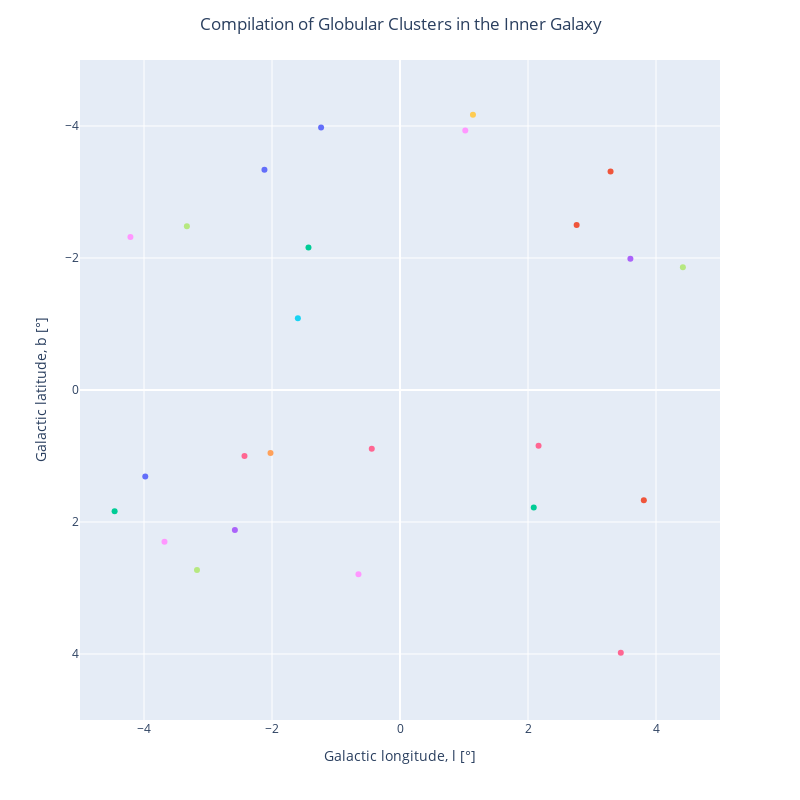

The code cell stored with this chart in its notebook:
### Markdown cell above
#### Compilation of Globular Clusters in the Inner Galaxy (Plotly Express Visualization)

### Code cell
fig = px.scatter(ig_clusters, x=gal_l_transform, y='Gal_b_deg', color='Cluster_Name', 
                 hover_name=ig_clusters.Cluster_Name).update_layout(xaxis_title="Galactic longitude, l [°]",
                                                                    yaxis_title="Galactic latitude, b [°]", showlegend=False)
fig.update_traces(hovertemplate='<br>l</b>: %{x:.2f}'+ '<br>b</b>: %{y:.2f}')
fig.update_yaxes(range=[5, -5])
fig.update_xaxes(range=[-5, 5])
fig.update_layout(title_text='Compilation of Globular Clusters in the Inner Galaxy', title_x=0.25, 
               autosize=False, width=800, height=800)
fig.show()

### Figure 1 — Plotly figure (JSON) as saved in the notebook; plotly's stock layout.template omitted (floating-point values rounded to 4 significant figures)
{"data": [{"hovertemplate": "<br>l</b>: %{x:.2f}<br>b</b>: %{y:.2f}", "hovertext": ["BH_261"], "legendgroup": "BH_261", "marker": {"color": "#636efa", "symbol": "circle"}, "mode": "markers", "name": "BH_261", "orientation": "v", "showlegend": true, "type": "scatter", "x": [3.36], "xaxis": "x", "y": [-5.27], "yaxis": "y"}, {"hovertemplate": "<br>l</b>: %{x:.2f}<br>b</b>: %{y:.2f}", "hovertext": ["Camargo_1102"], "legendgroup": "Camargo_1102", "marker": {"color": "#EF553B", "symbol": "circle"}, "mode": "markers", "name": "Camargo_1102", "orientation": "v", "showlegend": true, "type": "scatter", "x": [-0.855], "xaxis": "x", "y": [5.734], "yaxis": "y"}, {"hovertemplate": "<br>l</b>: %{x:.2f}<br>b</b>: %{y:.2f}", "hovertext": ["Camargo_1103"], "legendgroup": "Camargo_1103", "marker": {"color": "#00cc96", "symbol": "circle"}, "mode": "markers", "name": "Camargo_1103", "orientation": "v", "showlegend": true, "type": "scatter", "x": [5.604], "xaxis": "x", "y": [-2.121], "yaxis": "y"}, {"hovertemplate": "<br>l</b>: %{x:.2f}<br>b</b>: %{y:.2f}", "hovertext": ["Camargo_1104"], "legendgroup": "Camargo_1104", "marker": {"color": "#ab63fa", "symbol": "circle"}, "mode": "markers", "name": "Camargo_1104", "orientation": "v", "showlegend": true, "type": "scatter", "x": [5.621], "xaxis": "x", "y": [-1.778], "yaxis": "y"}, {"hovertemplate": "<br>l</b>: %{x:.2f}<br>b</b>: %{y:.2f}", "hovertext": ["Camargo_1107"], "legendgroup": "Camargo_1107", "marker": {"color": "#FFA15A", "symbol": "circle"}, "mode": "markers", "name": "Camargo_1107", "orientation": "v", "showlegend": true, "type": "scatter", "x": [-2.023], "xaxis": "x", "y": [0.956], "yaxis": "y"}, {"hovertemplate": "<br>l</b>: %{x:.2f}<br>b</b>: %{y:.2f}", "hovertext": ["Camargo_1108"], "legendgroup": "Camargo_1108", "marker": {"color": "#19d3f3", "symbol": "circle"}, "mode": "markers", "name": "Camargo_1108", "orientation": "v", "showlegend": true, "type": "scatter", "x": [-1.596], "xaxis": "x", "y": [-1.087], "yaxis": "y"}, {"hovertemplate": "<br>l</b>: %{x:.2f}<br>b</b>: %{y:.2f}", "hovertext": ["Camargo_1109"], "legendgroup": "Camargo_1109", "marker": {"color": "#FF6692", "symbol": "circle"}, "mode": "markers", "name": "Camargo_1109", "orientation": "v", "showlegend": true, "type": "scatter", "x": [2.165], "xaxis": "x", "y": [0.844], "yaxis": "y"}, {"hovertemplate": "<br>l</b>: %{x:.2f}<br>b</b>: %{y:.2f}", "hovertext": ["Djorg_1"], "legendgroup": "Djorg_1", "marker": {"color": "#B6E880", "symbol": "circle"}, "mode": "markers", "name": "Djorg_1", "orientation": "v", "showlegend": true, "type": "scatter", "x": [-3.33], "xaxis": "x", "y": [-2.48], "yaxis": "y"}, {"hovertemplate": "<br>l</b>: %{x:.2f}<br>b</b>: %{y:.2f}", "hovertext": ["ESO393-12"], "legendgroup": "ESO393-12", "marker": {"color": "#FF97FF", "symbol": "circle"}, "mode": "markers", "name": "ESO393-12", "orientation": "v", "showlegend": true, "type": "scatter", "x": [-6.486], "xaxis": "x", "y": [-2.284], "yaxis": "y"}, {"hovertemplate": "<br>l</b>: %{x:.2f}<br>b</b>: %{y:.2f}", "hovertext": ["ESO452-SC11"], "legendgroup": "ESO452-SC11", "marker": {"color": "#FECB52", "symbol": "circle"}, "mode": "markers", "name": "ESO452-SC11", "orientation": "v", "showlegend": true, "type": "scatter", "x": [-8.09], "xaxis": "x", "y": [12.1], "yaxis": "y"}, {"hovertemplate": "<br>l</b>: %{x:.2f}<br>b</b>: %{y:.2f}", "hovertext": ["ESO456-09"], "legendgroup": "ESO456-09", "marker": {"color": "#636efa", "symbol": "circle"}, "mode": "markers", "name": "ESO456-09", "orientation": "v", "showlegend": true, "type": "scatter", "x": [-2.118], "xaxis": "x", "y": [-3.339], "yaxis": "y"}, {"hovertemplate": "<br>l</b>: %{x:.2f}<br>b</b>: %{y:.2f}", "hovertext": ["ESO456-SC38"], "legendgroup": "ESO456-SC38", "marker": {"color": "#EF553B", "symbol": "circle"}, "mode": "markers", "name": "ESO456-SC38", "orientation": "v", "showlegend": true, "type": "scatter", "x": [2.76], "xaxis": "x", "y": [-2.5], "yaxis": "y"}, {"hovertemplate": "<br>l</b>: %{x:.2f}<br>b</b>: %{y:.2f}", "hovertext": ["FSR0009"], "legendgroup": "FSR0009", "marker": {"color": "#00cc96", "symbol": "circle"}, "mode": "markers", "name": "FSR0009", "orientation": "v", "showlegend": true, "type": "scatter", "x": [1.855], "xaxis": "x", "y": [-9.529], "yaxis": "y"}, {"hovertemplate": "<br>l</b>: %{x:.2f}<br>b</b>: %{y:.2f}", "hovertext": ["FSR019"], "legendgroup": "FSR019", "marker": {"color": "#ab63fa", "symbol": "circle"}, "mode": "markers", "name": "FSR019", "orientation": "v", "showlegend": true, "type": "scatter", "x": [5.499], "xaxis": "x", "y": [6.071], "yaxis": "y"}, {"hovertemplate": "<br>l</b>: %{x:.2f}<br>b</b>: %{y:.2f}", "hovertext": ["FSR025"], "legendgroup": "FSR025", "marker": {"color": "#FFA15A", "symbol": "circle"}, "mode": "markers", "name": "FSR025", "orientation": "v", "showlegend": true, "type": "scatter", "x": [7.534], "xaxis": "x", "y": [5.649], "yaxis": "y"}, {"hovertemplate": "<br>l</b>: %{x:.2f}<br>b</b>: %{y:.2f}", "hovertext": ["FSR1758"], "legendgroup": "FSR1758", "marker": {"color": "#19d3f3", "symbol": "circle"}, "mode": "markers", "name": "FSR1758", "orientation": "v", "showlegend": true, "type": "scatter", "x": [-10.78], "xaxis": "x", "y": [-3.292], "yaxis": "y"}, {"hovertemplate": "<br>l</b>: %{x:.2f}<br>b</b>: %{y:.2f}", "hovertext": ["FSR1767"], "legendgroup": "FSR1767", "marker": {"color": "#FF6692", "symbol": "circle"}, "mode": "markers", "name": "FSR1767", "orientation": "v", "showlegend": true, "type": "scatter", "x": [-7.399], "xaxis": "x", "y": [-2.166], "yaxis": "y"}, {"hovertemplate": "<br>l</b>: %{x:.2f}<br>b</b>: %{y:.2f}", "hovertext": ["FSR1775"], "legendgroup": "FSR1775", "marker": {"color": "#B6E880", "symbol": "circle"}, "mode": "markers", "name": "FSR1775", "orientation": "v", "showlegend": true, "type": "scatter", "x": [-5.454], "xaxis": "x", "y": [-5.779], "yaxis": "y"}, {"hovertemplate": "<br>l</b>: %{x:.2f}<br>b</b>: %{y:.2f}", "hovertext": ["FSR1776"], "legendgroup": "FSR1776", "marker": {"color": "#FF97FF", "symbol": "circle"}, "mode": "markers", "name": "FSR1776", "orientation": "v", "showlegend": true, "type": "scatter", "x": [-5.28], "xaxis": "x", "y": [-5.249], "yaxis": "y"}, {"hovertemplate": "<br>l</b>: %{x:.2f}<br>b</b>: %{y:.2f}", "hovertext": ["Glimpse_C02"], "legendgroup": "Glimpse_C02", "marker": {"color": "#FECB52", "symbol": "circle"}, "mode": "markers", "name": "Glimpse_C02", "orientation": "v", "showlegend": true, "type": "scatter", "x": [14.13], "xaxis": "x", "y": [-0.64], "yaxis": "y"}, {"hovertemplate": "<br>l</b>: %{x:.2f}<br>b</b>: %{y:.2f}", "hovertext": ["Gran_1"], "legendgroup": "Gran_1", "marker": {"color": "#636efa", "symbol": "circle"}, "mode": "markers", "name": "Gran_1", "orientation": "v", "showlegend": true, "type": "scatter", "x": [-1.233], "xaxis": "x", "y": [-3.977], "yaxis": "y"}, {"hovertemplate": "<br>l</b>: %{x:.2f}<br>b</b>: %{y:.2f}", "hovertext": ["Gran_3"], "legendgroup": "Gran_3", "marker": {"color": "#EF553B", "symbol": "circle"}, "mode": "markers", "name": "Gran_3", "orientation": "v", "showlegend": true, "type": "scatter", "x": [-10.24], "xaxis": "x", "y": [3.424], "yaxis": "y"}, {"hovertemplate": "<br>l</b>: %{x:.2f}<br>b</b>: %{y:.2f}", "hovertext": ["Gran_5"], "legendgroup": "Gran_5", "marker": {"color": "#00cc96", "symbol": "circle"}, "mode": "markers", "name": "Gran_5", "orientation": "v", "showlegend": true, "type": "scatter", "x": [-4.459], "xaxis": "x", "y": [1.838], "yaxis": "y"}, {"hovertemplate": "<br>l</b>: %{x:.2f}<br>b</b>: %{y:.2f}", "hovertext": ["HP_1"], "legendgroup": "HP_1", "marker": {"color": "#ab63fa", "symbol": "circle"}, "mode": "markers", "name": "HP_1", "orientation": "v", "showlegend": true, "type": "scatter", "x": [-2.58], "xaxis": "x", "y": [2.12], "yaxis": "y"}, {"hovertemplate": "<br>l</b>: %{x:.2f}<br>b</b>: %{y:.2f}", "hovertext": ["Kronberger_49"], "legendgroup": "Kronberger_49", "marker": {"color": "#FFA15A", "symbol": "circle"}, "mode": "markers", "name": "Kronberger_49", "orientation": "v", "showlegend": true, "type": "scatter", "x": [7.627], "xaxis": "x", "y": [-2.012], "yaxis": "y"}, {"hovertemplate": "<br>l</b>: %{x:.2f}<br>b</b>: %{y:.2f}", "hovertext": ["Liller_1"], "legendgroup": "Liller_1", "marker": {"color": "#19d3f3", "symbol": "circle"}, "mode": "markers", "name": "Liller_1", "orientation": "v", "showlegend": true, "type": "scatter", "x": [-5.16], "xaxis": "x", "y": [-0.16], "yaxis": "y"}, {"hovertemplate": "<br>l</b>: %{x:.2f}<br>b</b>: %{y:.2f}", "hovertext": ["Mercer_5"], "legendgroup": "Mercer_5", "marker": {"color": "#FF6692", "symbol": "circle"}, "mode": "markers", "name": "Mercer_5", "orientation": "v", "showlegend": true, "type": "scatter", "x": [17.59], "xaxis": "x", "y": [-0.86], "yaxis": "y"}, {"hovertemplate": "<br>l</b>: %{x:.2f}<br>b</b>: %{y:.2f}", "hovertext": ["Minni_22"], "legendgroup": "Minni_22", "marker": {"color": "#B6E880", "symbol": "circle"}, "mode": "markers", "name": "Minni_22", "orientation": "v", "showlegend": true, "type": "scatter", "x": [-3.172], "xaxis": "x", "y": [2.729], "yaxis": "y"}, {"hovertemplate": "<br>l</b>: %{x:.2f}<br>b</b>: %{y:.2f}", "hovertext": ["Minni_48"], "legendgroup": "Minni_48", "marker": {"color": "#FF97FF", "symbol": "circle"}, "mode": "markers", "name": "Minni_48", "orientation": "v", "showlegend": true, "type": "scatter", "x": [-0.649], "xaxis": "x", "y": [2.79], "yaxis": "y"}, {"hovertemplate": "<br>l</b>: %{x:.2f}<br>b</b>: %{y:.2f}", "hovertext": ["NGC_6256"], "legendgroup": "NGC_6256", "marker": {"color": "#FECB52", "symbol": "circle"}, "mode": "markers", "name": "NGC_6256", "orientation": "v", "showlegend": true, "type": "scatter", "x": [-12.21], "xaxis": "x", "y": [3.31], "yaxis": "y"}, {"hovertemplate": "<br>l</b>: %{x:.2f}<br>b</b>: %{y:.2f}", "hovertext": ["NGC_6266"], "legendgroup": "NGC_6266", "marker": {"color": "#636efa", "symbol": "circle"}, "mode": "markers", "name": "NGC_6266", "orientation": "v", "showlegend": true, "type": "scatter", "x": [-6.42], "xaxis": "x", "y": [7.32], "yaxis": "y"}, {"hovertemplate": "<br>l</b>: %{x:.2f}<br>b</b>: %{y:.2f}", "hovertext": ["NGC_6304"], "legendgroup": "NGC_6304", "marker": {"color": "#EF553B", "symbol": "circle"}, "mode": "markers", "name": "NGC_6304", "orientation": "v", "showlegend": true, "type": "scatter", "x": [-4.17], "xaxis": "x", "y": [5.38], "yaxis": "y"}, {"hovertemplate": "<br>l</b>: %{x:.2f}<br>b</b>: %{y:.2f}", "hovertext": ["NGC_6316"], "legendgroup": "NGC_6316", "marker": {"color": "#00cc96", "symbol": "circle"}, "mode": "markers", "name": "NGC_6316", "orientation": "v", "showlegend": true, "type": "scatter", "x": [-2.82], "xaxis": "x", "y": [5.76], "yaxis": "y"}, {"hovertemplate": "<br>l</b>: %{x:.2f}<br>b</b>: %{y:.2f}", "hovertext": ["NGC_6325"], "legendgroup": "NGC_6325", "marker": {"color": "#ab63fa", "symbol": "circle"}, "mode": "markers", "name": "NGC_6325", "orientation": "v", "showlegend": true, "type": "scatter", "x": [0.97], "xaxis": "x", "y": [8], "yaxis": "y"}, {"hovertemplate": "<br>l</b>: %{x:.2f}<br>b</b>: %{y:.2f}", "hovertext": ["NGC_6342"], "legendgroup": "NGC_6342", "marker": {"color": "#FFA15A", "symbol": "circle"}, "mode": "markers", "name": "NGC_6342", "orientation": "v", "showlegend": true, "type": "scatter", "x": [4.9], "xaxis": "x", "y": [9.73], "yaxis": "y"}, {"hovertemplate": "<br>l</b>: %{x:.2f}<br>b</b>: %{y:.2f}", "hovertext": ["NGC_6355"], "legendgroup": "NGC_6355", "marker": {"color": "#19d3f3", "symbol": "circle"}, "mode": "markers", "name": "NGC_6355", "orientation": "v", "showlegend": true, "type": "scatter", "x": [-0.42], "xaxis": "x", "y": [5.43], "yaxis": "y"}, {"hovertemplate": "<br>l</b>: %{x:.2f}<br>b</b>: %{y:.2f}", "hovertext": ["NGC_6401"], "legendgroup": "NGC_6401", "marker": {"color": "#FF6692", "symbol": "circle"}, "mode": "markers", "name": "NGC_6401", "orientation": "v", "showlegend": true, "type": "scatter", "x": [3.45], "xaxis": "x", "y": [3.98], "yaxis": "y"}, {"hovertemplate": "<br>l</b>: %{x:.2f}<br>b</b>: %{y:.2f}", "hovertext": ["NGC_6440"], "legendgroup": "NGC_6440", "marker": {"color": "#B6E880", "symbol": "circle"}, "mode": "markers", "name": "NGC_6440", "orientation": "v", "showlegend": true, "type": "scatter", "x": [7.73], "xaxis": "x", "y": [3.8], "yaxis": "y"}, {"hovertemplate": "<br>l</b>: %{x:.2f}<br>b</b>: %{y:.2f}", "hovertext": ["NGC_6522"], "legendgroup": "NGC_6522", "marker": {"color": "#FF97FF", "symbol": "circle"}, "mode": "markers", "name": "NGC_6522", "orientation": "v", "showlegend": true, "type": "scatter", "x": [1.02], "xaxis": "x", "y": [-3.93], "yaxis": "y"}, {"hovertemplate": "<br>l</b>: %{x:.2f}<br>b</b>: %{y:.2f}", "hovertext": ["NGC_6528"], "legendgroup": "NGC_6528", "marker": {"color": "#FECB52", "symbol": "circle"}, "mode": "markers", "name": "NGC_6528", "orientation": "v", "showlegend": true, "type": "scatter", "x": [1.14], "xaxis": "x", "y": [-4.17], "yaxis": "y"}, {"hovertemplate": "<br>l</b>: %{x:.2f}<br>b</b>: %{y:.2f}", "hovertext": ["NGC_6539"], "legendgroup": "NGC_6539", "marker": {"color": "#636efa", "symbol": "circle"}, "mode": "markers", "name": "NGC_6539", "orientation": "v", "showlegend": true, "type": "scatter", "x": [20.8], "xaxis": "x", "y": [6.78], "yaxis": "y"}, {"hovertemplate": "<br>l</b>: %{x:.2f}<br>b</b>: %{y:.2f}", "hovertext": ["NGC_6540"], "legendgroup": "NGC_6540", "marker": {"color": "#EF553B", "symbol": "circle"}, "mode": "markers", "name": "NGC_6540", "orientation": "v", "showlegend": true, "type": "scatter", "x": [3.29], "xaxis": "x", "y": [-3.31], "yaxis": "y"}, {"hovertemplate": "<br>l</b>: %{x:.2f}<br>b</b>: %{y:.2f}", "hovertext": ["NGC_6553"], "legendgroup": "NGC_6553", "marker": {"color": "#00cc96", "symbol": "circle"}, "mode": "markers", "name": "NGC_6553", "orientation": "v", "showlegend": true, "type": "scatter", "x": [5.25], "xaxis": "x", "y": [-3.02], "yaxis": "y"}, {"hovertemplate": "<br>l</b>: %{x:.2f}<br>b</b>: %{y:.2f}", "hovertext": ["NGC_6558"], "legendgroup": "NGC_6558", "marker": {"color": "#ab63fa", "symbol": "circle"}, "mode": "markers", "name": "NGC_6558", "orientation": "v", "showlegend": true, "type": "scatter", "x": [0.2], "xaxis": "x", "y": [-6.03], "yaxis": "y"}, {"hovertemplate": "<br>l</b>: %{x:.2f}<br>b</b>: %{y:.2f}", "hovertext": ["NGC_6624"], "legendgroup": "NGC_6624", "marker": {"color": "#FFA15A", "symbol": "circle"}, "mode": "markers", "name": "NGC_6624", "orientation": "v", "showlegend": true, "type": "scatter", "x": [2.79], "xaxis": "x", "y": [-7.91], "yaxis": "y"}, {"hovertemplate": "<br>l</b>: %{x:.2f}<br>b</b>: %{y:.2f}", "hovertext": ["NGC_6626"], "legendgroup": "NGC_6626", "marker": {"color": "#19d3f3", "symbol": "circle"}, "mode": "markers", "name": "NGC_6626", "orientation": "v", "showlegend": true, "type": "scatter", "x": [7.8], "xaxis": "x", "y": [-5.58], "yaxis": "y"}, {"hovertemplate": "<br>l</b>: %{x:.2f}<br>b</b>: %{y:.2f}", "hovertext": ["NGC_6637"], "legendgroup": "NGC_6637", "marker": {"color": "#FF6692", "symbol": "circle"}, "mode": "markers", "name": "NGC_6637", "orientation": "v", "showlegend": true, "type": "scatter", "x": [1.72], "xaxis": "x", "y": [-10.27], "yaxis": "y"}, {"hovertemplate": "<br>l</b>: %{x:.2f}<br>b</b>: %{y:.2f}", "hovertext": ["NGC_6638"], "legendgroup": "NGC_6638", "marker": {"color": "#B6E880", "symbol": "circle"}, "mode": "markers", "name": "NGC_6638", "orientation": "v", "showlegend": true, "type": "scatter", "x": [7.9], "xaxis": "x", "y": [-7.15], "yaxis": "y"}, {"hovertemplate": "<br>l</b>: %{x:.2f}<br>b</b>: %{y:.2f}", "hovertext": ["NGC_6642"], "legendgroup": "NGC_6642", "marker": {"color": "#FF97FF", "symbol": "circle"}, "mode": "markers", "name": "NGC_6642", "orientation": "v", "showlegend": true, "type": "scatter", "x": [9.81], "xaxis": "x", "y": [-6.44], "yaxis": "y"}, {"hovertemplate": "<br>l</b>: %{x:.2f}<br>b</b>: %{y:.2f}", "hovertext": ["NGC_6652"], "legendgroup": "NGC_6652", "marker": {"color": "#FECB52", "symbol": "circle"}, "mode": "markers", "name": "NGC_6652", "orientation": "v", "showlegend": true, "type": "scatter", "x": [1.53], "xaxis": "x", "y": [-11.38], "yaxis": "y"}, {"hovertemplate": "<br>l</b>: %{x:.2f}<br>b</b>: %{y:.2f}", "hovertext": ["NGC_6717"], "legendgroup": "NGC_6717", "marker": {"color": "#636efa", "symbol": "circle"}, "mode": "markers", "name": "NGC_6717", "orientation": "v", "showlegend": true, "type": "scatter", "x": [12.88], "xaxis": "x", "y": [-10.9], "yaxis": "y"}, {"hovertemplate": "<br>l</b>: %{x:.2f}<br>b</b>: %{y:.2f}", "hovertext": ["NGC_6723"], "legendgroup": "NGC_6723", "marker": {"color": "#EF553B", "symbol": "circle"}, "mode": "markers", "name": "NGC_6723", "orientation": "v", "showlegend": true, "type": "scatter", "x": [0.07], "xaxis": "x", "y": [-17.3], "yaxis": "y"}, {"hovertemplate": "<br>l</b>: %{x:.2f}<br>b</b>: %{y:.2f}", "hovertext": ["Palomar_6"], "legendgroup": "Palomar_6", "marker": {"color": "#00cc96", "symbol": "circle"}, "mode": "markers", "name": "Palomar_6", "orientation": "v", "showlegend": true, "type": "scatter", "x": [2.09], "xaxis": "x", "y": [1.78], "yaxis": "y"}, {"hovertemplate": "<br>l</b>: %{x:.2f}<br>b</b>: %{y:.2f}", "hovertext": ["Patchick_126"], "legendgroup": "Patchick_126", "marker": {"color": "#ab63fa", "symbol": "circle"}, "mode": "markers", "name": "Patchick_126", "orientation": "v", "showlegend": true, "type": "scatter", "x": [-19.62], "xaxis": "x", "y": [-3.825], "yaxis": "y"}, {"hovertemplate": "<br>l</b>: %{x:.2f}<br>b</b>: %{y:.2f}", "hovertext": ["Patchick_99"], "legendgroup": "Patchick_99", "marker": {"color": "#FFA15A", "symbol": "circle"}, "mode": "markers", "name": "Patchick_99", "orientation": "v", "showlegend": true, "type": "scatter", "x": [2.488], "xaxis": "x", "y": [-6.145], "yaxis": "y"}, {"hovertemplate": "<br>l</b>: %{x:.2f}<br>b</b>: %{y:.2f}", "hovertext": ["RLGC_2"], "legendgroup": "RLGC_2", "marker": {"color": "#19d3f3", "symbol": "circle"}, "mode": "markers", "name": "RLGC_2", "orientation": "v", "showlegend": true, "type": "scatter", "x": [27.63], "xaxis": "x", "y": [-1.042], "yaxis": "y"}, {"hovertemplate": "<br>l</b>: %{x:.2f}<br>b</b>: %{y:.2f}", "hovertext": ["Terzan_1"], "legendgroup": "Terzan_1", "marker": {"color": "#FF6692", "symbol": "circle"}, "mode": "markers", "name": "Terzan_1", "orientation": "v", "showlegend": true, "type": "scatter", "x": [-2.43], "xaxis": "x", "y": [1], "yaxis": "y"}, {"hovertemplate": "<br>l</b>: %{x:.2f}<br>b</b>: %{y:.2f}", "hovertext": ["Terzan_10"], "legendgroup": "Terzan_10", "marker": {"color": "#B6E880", "symbol": "circle"}, "mode": "markers", "name": "Terzan_10", "orientation": "v", "showlegend": true, "type": "scatter", "x": [4.42], "xaxis": "x", "y": [-1.86], "yaxis": "y"}, {"hovertemplate": "<br>l</b>: %{x:.2f}<br>b</b>: %{y:.2f}", "hovertext": ["Terzan_2"], "legendgroup": "Terzan_2", "marker": {"color": "#FF97FF", "symbol": "circle"}, "mode": "markers", "name": "Terzan_2", "orientation": "v", "showlegend": true, "type": "scatter", "x": [-3.68], "xaxis": "x", "y": [2.3], "yaxis": "y"}, {"hovertemplate": "<br>l</b>: %{x:.2f}<br>b</b>: %{y:.2f}", "hovertext": ["Terzan_3"], "legendgroup": "Terzan_3", "marker": {"color": "#FECB52", "symbol": "circle"}, "mode": "markers", "name": "Terzan_3", "orientation": "v", "showlegend": true, "type": "scatter", "x": [-14.92], "xaxis": "x", "y": [9.19], "yaxis": "y"}, {"hovertemplate": "<br>l</b>: %{x:.2f}<br>b</b>: %{y:.2f}", "hovertext": ["Terzan_4"], "legendgroup": "Terzan_4", "marker": {"color": "#636efa", "symbol": "circle"}, "mode": "markers", "name": "Terzan_4", "orientation": "v", "showlegend": true, "type": "scatter", "x": [-3.98], "xaxis": "x", "y": [1.31], "yaxis": "y"}, {"hovertemplate": "<br>l</b>: %{x:.2f}<br>b</b>: %{y:.2f}", "hovertext": ["Terzan_5"], "legendgroup": "Terzan_5", "marker": {"color": "#EF553B", "symbol": "circle"}, "mode": "markers", "name": "Terzan_5", "orientation": "v", "showlegend": true, "type": "scatter", "x": [3.81], "xaxis": "x", "y": [1.67], "yaxis": "y"}, {"hovertemplate": "<br>l</b>: %{x:.2f}<br>b</b>: %{y:.2f}", "hovertext": ["Terzan_6"], "legendgroup": "Terzan_6", "marker": {"color": "#00cc96", "symbol": "circle"}, "mode": "markers", "name": "Terzan_6", "orientation": "v", "showlegend": true, "type": "scatter", "x": [-1.43], "xaxis": "x", "y": [-2.16], "yaxis": "y"}, {"hovertemplate": "<br>l</b>: %{x:.2f}<br>b</b>: %{y:.2f}", "hovertext": ["Terzan_9"], "legendgroup": "Terzan_9", "marker": {"color": "#ab63fa", "symbol": "circle"}, "mode": "markers", "name": "Terzan_9", "orientation": "v", "showlegend": true, "type": "scatter", "x": [3.6], "xaxis": "x", "y": [-1.99], "yaxis": "y"}, {"hovertemplate": "<br>l</b>: %{x:.2f}<br>b</b>: %{y:.2f}", "hovertext": ["Ton_2"], "legendgroup": "Ton_2", "marker": {"color": "#FFA15A", "symbol": "circle"}, "mode": "markers", "name": "Ton_2", "orientation": "v", "showlegend": true, "type": "scatter", "x": [-9.2], "xaxis": "x", "y": [-3.42], "yaxis": "y"}, {"hovertemplate": "<br>l</b>: %{x:.2f}<br>b</b>: %{y:.2f}", "hovertext": ["UKS_1"], "legendgroup": "UKS_1", "marker": {"color": "#19d3f3", "symbol": "circle"}, "mode": "markers", "name": "UKS_1", "orientation": "v", "showlegend": true, "type": "scatter", "x": [5.125], "xaxis": "x", "y": [-0.764], "yaxis": "y"}, {"hovertemplate": "<br>l</b>: %{x:.2f}<br>b</b>: %{y:.2f}", "hovertext": ["VVV-CL002"], "legendgroup": "VVV-CL002", "marker": {"color": "#FF6692", "symbol": "circle"}, "mode": "markers", "name": "VVV-CL002", "orientation": "v", "showlegend": true, "type": "scatter", "x": [-0.441], "xaxis": "x", "y": [0.889], "yaxis": "y"}, {"hovertemplate": "<br>l</b>: %{x:.2f}<br>b</b>: %{y:.2f}", "hovertext": ["VVV-CL131"], "legendgroup": "VVV-CL131", "marker": {"color": "#B6E880", "symbol": "circle"}, "mode": "markers", "name": "VVV-CL131", "orientation": "v", "showlegend": true, "type": "scatter", "x": [-5.279], "xaxis": "x", "y": [-2.17], "yaxis": "y"}, {"hovertemplate": "<br>l</b>: %{x:.2f}<br>b</b>: %{y:.2f}", "hovertext": ["VVV-CL143"], "legendgroup": "VVV-CL143", "marker": {"color": "#FF97FF", "symbol": "circle"}, "mode": "markers", "name": "VVV-CL143", "orientation": "v", "showlegend": true, "type": "scatter", "x": [-4.212], "xaxis": "x", "y": [-2.319], "yaxis": "y"}, {"hovertemplate": "<br>l</b>: %{x:.2f}<br>b</b>: %{y:.2f}", "hovertext": ["VVV-CL160"], "legendgroup": "VVV-CL160", "marker": {"color": "#FECB52", "symbol": "circle"}, "mode": "markers", "name": "VVV-CL160", "orientation": "v", "showlegend": true, "type": "scatter", "x": [10.15], "xaxis": "x", "y": [0.302], "yaxis": "y"}, {"hovertemplate": "<br>l</b>: %{x:.2f}<br>b</b>: %{y:.2f}", "hovertext": ["VVV-CL001"], "legendgroup": "VVV-CL001", "marker": {"color": "#636efa", "symbol": "circle"}, "mode": "markers", "name": "VVV-CL001", "orientation": "v", "showlegend": true, "type": "scatter", "x": [5.267], "xaxis": "x", "y": [0.78], "yaxis": "y"}], "layout": {"autosize": false, "height": 800, "legend": {"title": {"text": "Cluster_Name"}, "tracegroupgap": 0}, "margin": {"t": 60}, "showlegend": false, "title": {"text": "Compilation of Globular Clusters in the Inner Galaxy", "x": 0.25}, "width": 800, "xaxis": {"anchor": "y", "domain": [0, 1], "range": [-5, 5], "title": {"text": "Galactic longitude, l [°]"}, "type": "linear"}, "yaxis": {"anchor": "x", "domain": [0, 1], "range": [5, -5], "title": {"text": "Galactic latitude, b [°]"}, "type": "linear"}}}
